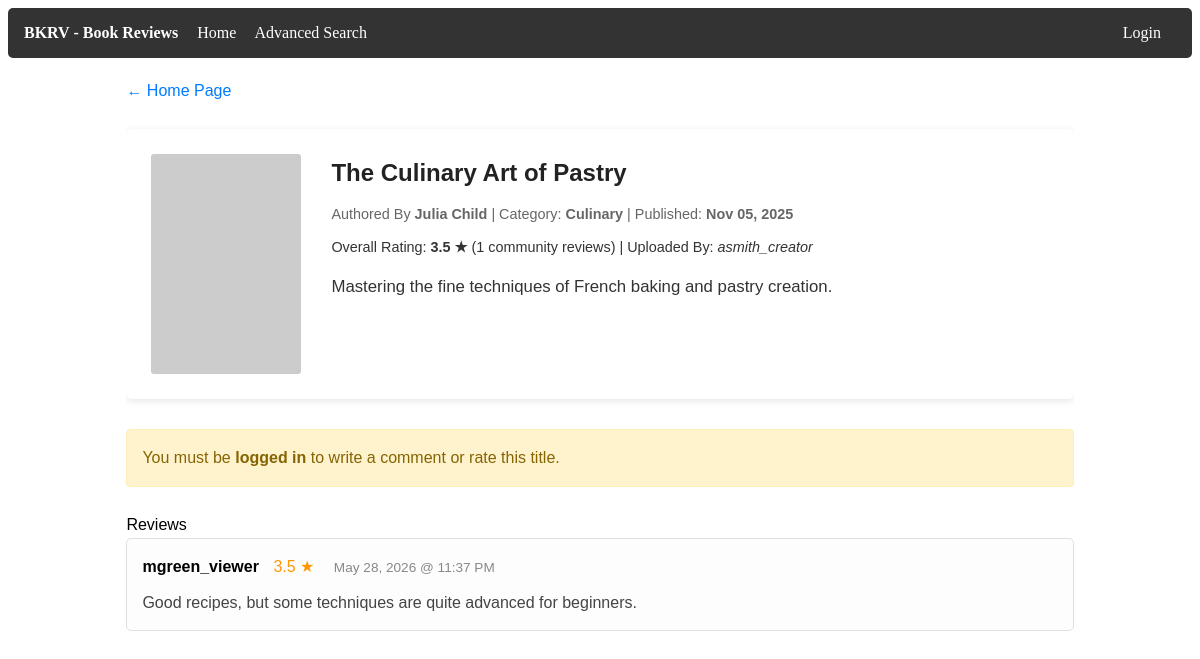
/NetBeansProject/BookComments.php?id=9, run on the app's committed database.
### tables this page shows
CREATE TABLE dbProj_books
(
    book_id INT AUTO_INCREMENT NOT NULL,

    creator_id INT NULL,

    title VARCHAR(255) NOT NULL,
    author_name VARCHAR(255) NOT NULL,

    short_description VARCHAR(500) NOT NULL,

    category VARCHAR(100) NULL,

    image_url VARCHAR(255) NULL,
    media_url VARCHAR(255) NULL,

    publish_date DATETIME DEFAULT CURRENT_TIMESTAMP,

    created_at TIMESTAMP DEFAULT CURRENT_TIMESTAMP,
    updated_at TIMESTAMP DEFAULT CURRENT_TIMESTAMP
               ON UPDATE CURRENT_TIMESTAMP,

    PRIMARY KEY (book_id),

    INDEX idx_creator (creator_id),
    INDEX idx_author (author_name),
    INDEX idx_category (category),
    INDEX idx_publish_date (publish_date),

    FULLTEXT KEY fx_search_idx
    (
        title,
        author_name,
        short_description,
        category
    ),

    CONSTRAINT FK_dbProj_users_TO_dbProj_books
    FOREIGN KEY (creator_id)
    REFERENCES dbProj_users(user_id)
    ON DELETE SET NULL
    ON UPDATE CASCADE

);

CREATE TABLE dbProj_users
(
    user_id INT AUTO_INCREMENT NOT NULL,

    username VARCHAR(100) NOT NULL,
    email VARCHAR(100) NOT NULL,
    password VARBINARY(255) NOT NULL,

    role ENUM('Viewer','Creator','Admin')
         NOT NULL DEFAULT 'Viewer',

    created_at TIMESTAMP DEFAULT CURRENT_TIMESTAMP,

    PRIMARY KEY (user_id),

    UNIQUE KEY uq_username (username),
    UNIQUE KEY uq_email (email)

);

CREATE TABLE dbProj_comments_ratings
(
    comment_id INT AUTO_INCREMENT NOT NULL,

    book_id INT NOT NULL,
    user_id INT NOT NULL,

    rating DECIMAL(3,2) NOT NULL,

    comment VARCHAR(500) NULL,

    created_at TIMESTAMP DEFAULT CURRENT_TIMESTAMP,

    PRIMARY KEY (comment_id),

    INDEX idx_book (book_id),
    INDEX idx_user (user_id),
    INDEX idx_rating (rating),

    CONSTRAINT chk_rating
    CHECK (rating >= 1 AND rating <= 5),

    CONSTRAINT FK_dbProj_books_TO_dbProj_comments_ratings
    FOREIGN KEY (book_id)
    REFERENCES dbProj_books(book_id)
    ON DELETE CASCADE
    ON UPDATE CASCADE,

    CONSTRAINT FK_dbProj_users_TO_dbProj_comments_ratings
    FOREIGN KEY (user_id)
    REFERENCES dbProj_users(user_id)
    ON DELETE CASCADE
    ON UPDATE CASCADE

);

### NetBeansProject/BookComments.php (the view, shortened to what this page needs)
<?php
include 'PageHeader.php';
$book_id = isset($_GET['id']) && is_numeric($_GET['id']) ? (int) $_GET['id'] : 0;
$user_id = $_SESSION['user_id'] ?? null;
$book_query = "SELECT b.*, u.username,
                      IFNULL(AVG(cr.rating), 0.00) as avg_rating,
                      COUNT(cr.comment_id) as review_count
               FROM dbProj_books b
               LEFT JOIN dbProj_users u ON b.creator_id = u.user_id
               LEFT JOIN dbProj_comments_ratings cr ON b.book_id = cr.book_id
               WHERE b.book_id = ?
               GROUP BY b.book_id";
$book_stmt = mysqli_prepare($conn, $book_query);
if ($book_stmt) {
    mysqli_stmt_bind_param($book_stmt, "i", $book_id);
    mysqli_stmt_execute($book_stmt);
    $book_result = mysqli_stmt_get_result($book_stmt);
    $book = mysqli_fetch_assoc($book_result);
}
$comments = [];
$comment_query = "SELECT cr.*, u.username
                  FROM dbProj_comments_ratings cr
                  JOIN dbProj_users u ON cr.user_id = u.user_id
                  WHERE cr.book_id = ?
                  ORDER BY cr.created_at DESC";
$comment_stmt = mysqli_prepare($conn, $comment_query);
if ($comment_stmt) {
    mysqli_stmt_bind_param($comment_stmt, "i", $book_id);
    mysqli_stmt_execute($comment_stmt);
    $comment_result = mysqli_stmt_get_result($comment_stmt);
    while ($row = mysqli_fetch_assoc($comment_result)) {
        $comments[] = $row;
    }
}
?>
<div class="hp-container">
    <a href="HomePage.php" style="text-decoration: none; color: #007BFF;">&larr; Home Page</a>
    <br><br>
    <div class="details-card">
        <img src="<?php echo !empty($book['image_url']) ? htmlspecialchars($book['image_url']) : 'https://via.placeholder.com/150x220?text=No+Cover'; ?>"
             alt="Cover Image" class="hp-book-image">
        <div class="hp-book-details">
            <h2 class="hp-book-title" style="margin-bottom: 10px;"><?php echo htmlspecialchars($book['title']); ?></h2>
            <div class="hp-meta-info">
                Authored By <strong><?php echo htmlspecialchars($book['author_name']); ?></strong> |
                Category: <strong><?php echo htmlspecialchars($book['category'] ?? 'Uncategorized'); ?></strong> |
                Published: <strong><?php echo !empty($book['publish_date']) ? date('M d, Y', strtotime($book['publish_date'])) : 'N/A'; ?></strong>
            </div>
            <div class="hp-meta-info" style="color: #333;">
                Overall Rating: <strong><?php echo ($book['avg_rating'] > 0) ? number_format($book['avg_rating'], 1) . " ★" : "No ratings yet"; ?></strong>
                (<?php echo $book['review_count']; ?> community reviews) |
                Uploaded By: <em><?php echo htmlspecialchars($book['username'] ?? 'Anonymous'); ?></em>
            </div>
            <p style="margin-top: 15px; font-size: 1.05rem; color: #333;"><?php echo htmlspecialchars($book['short_description']); ?></p>
        </div>
    </div>
    <?php if ($user_id !== null): ?>
        <div class="hp-search-container" style="margin-top: 0;">
            <h4>Leave a Review & Rating</h4>
            <form action="" method="POST">
                <input type="hidden" name="action" value="add_comment">
                <div class="search-grid">
                    <div class="search-group">
                        <label for="rating">Score Out of 5 ★</label>
                        <select id="rating" name="rating" required>
                            <option value="5.0">5.0 - Excellent</option>
                            <option value="4.5">4.5 - Very Good</option>
                            <option value="4.0">4.0 - Good</option>
                            <option value="3.5">3.5 - Above Average</option>
                            <option value="3.0">3.0 - Average</option>
                            <option value="2.0">2.0 - Poor</option>
                            <option value="1.0">1.0 - Terrible</option>
                        </select>
                    </div>
                </div>
                <div class="form-group">
                    <label for="comment">Your Written Comment</label>
                    <textarea id="comment" name="comment" rows="4" placeholder="Write your thoughts here..." required></textarea>
                </div>
                <button type="submit" class="submit-btn">Submit Review</button>
            </form>
        </div>
    <?php else: ?>
        <div class="login-warning">
            You must be <strong>logged in</strong> to write a comment or rate this title.
        </div>
        <br>
    <?php endif; ?>
    Reviews
    <?php if (count($comments) > 0): ?>
        <?php foreach ($comments as $com): ?>
            <div class="comment-box">
                <strong><?php echo htmlspecialchars($com['username']); ?></strong>
                <span style="color: #ff9800; margin-left: 10px;"><?php echo number_format($com['rating'], 1); ?> ★</span>
                <span style="font-size: 0.85rem; color: #888; margin-left: 15px;"><?php echo date('M d, Y @ h:i A', strtotime($com['created_at'])); ?></span>
                <p style="margin: 10px 0 0 0; color: #444;"><?php echo htmlspecialchars($com['comment']); ?></p>
            </div>
        <?php endforeach; ?>
    <?php else: ?>
        <p style="color: #777; font-style: italic;">No thoughts uploaded yet. Be the first to express yours!</p>
    <?php endif; ?>
</div>

### NetBeansProject/MainStyles.css (style rules this page uses)
.hp-container { width: 80%; margin: 20px auto; overflow: hidden; font-family: Arial, sans-serif; line-height: 1.6; }
.hp-book-image { max-width: 150px; max-height: 220px; object-fit: cover; border-radius: 3px; }
.hp-book-details { flex: 1; }
.hp-book-title { margin-top: 0; color: #222; }
.hp-meta-info { font-size: 0.9rem; color: #666; margin-bottom: 10px; }

### NetBeansProject/BookComments.php (style rules this page uses)
.details-card { background: #fff; padding: 25px; border-radius: 6px; box-shadow: 0 2px 8px rgba(0,0,0,0.1); margin-bottom: 30px; display: flex; gap: 30px; }
.comment-box { background: #fdfdfd; border: 1px solid #e0e0e0; border-radius: 5px; padding: 15px; margin-bottom: 15px; position: relative; }
.login-warning { background: #fff3cd; color: #856404; padding: 15px; border-radius: 4px; border: 1px solid #ffeeba; }

### data on the page
dbproj_books: title "The Culinary Art of Pastry", author_name "Julia Child", category "Culinary", publish_date "Nov 05, 2025", creator.username "asmith_creator", short_description "Mastering the fine techniques of French baking and pastry creation."
dbproj_comments_ratings: user.username "mgreen_viewer", rating "3.5", created_at "May 28, 2026 @ 11:37 PM", comment "Good recipes, but some techniques are quite advanced for beginners."

### other printed values
$book['avg_rating'] "3.5"
$book['review_count'] "1"
